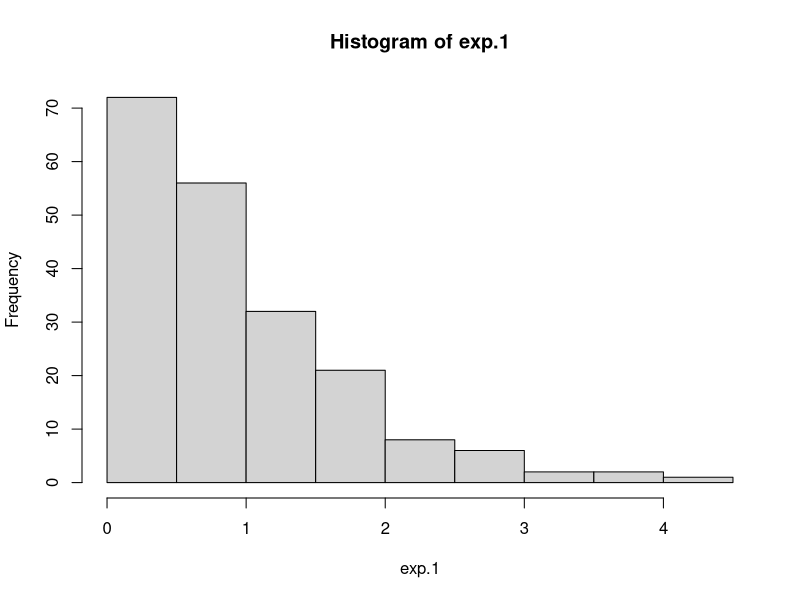
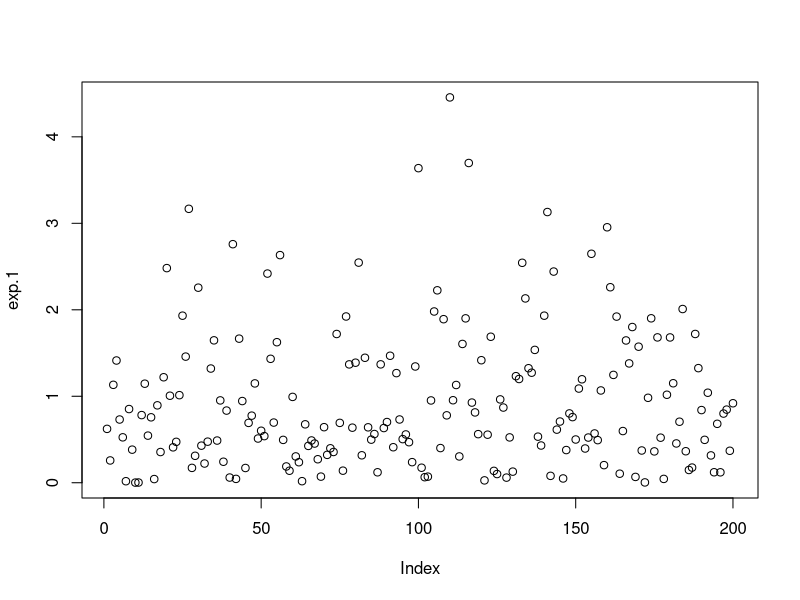
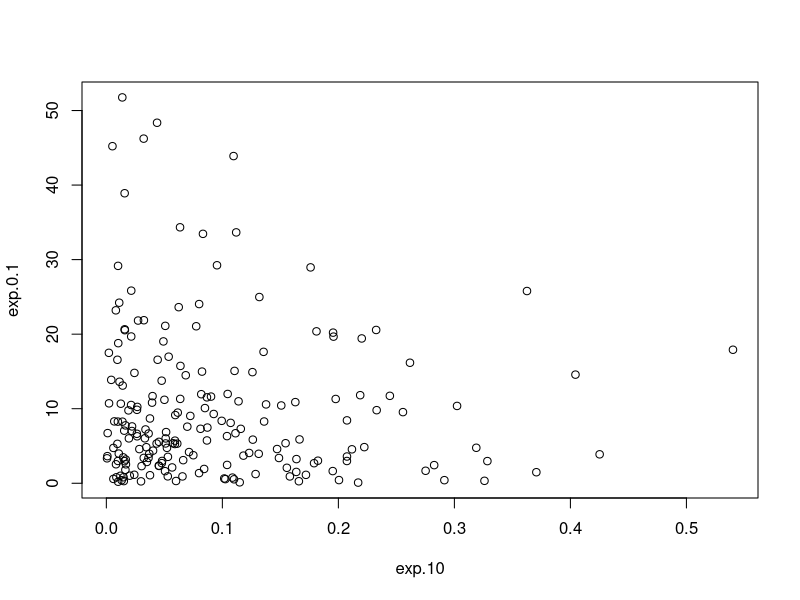
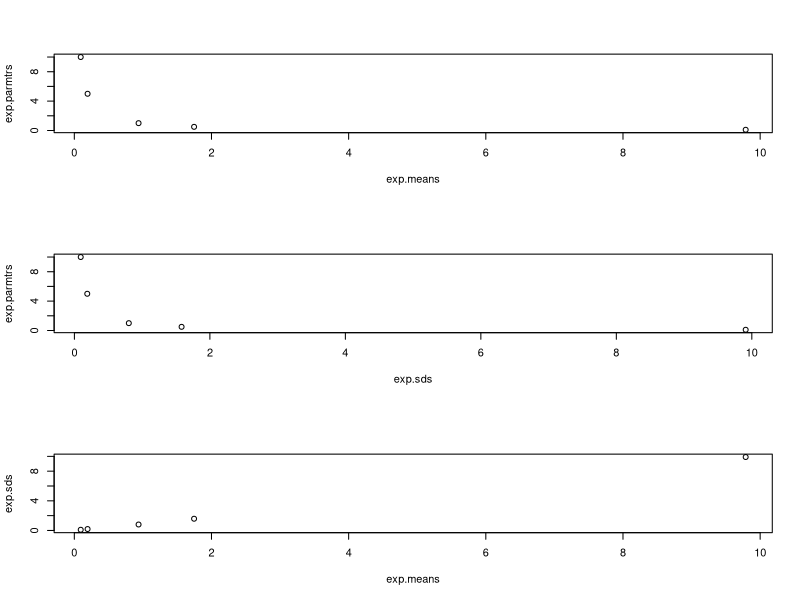
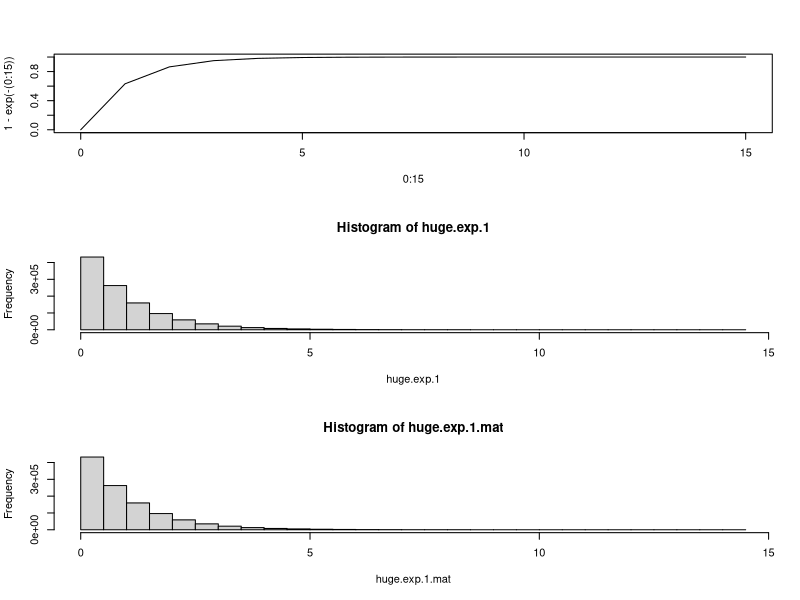
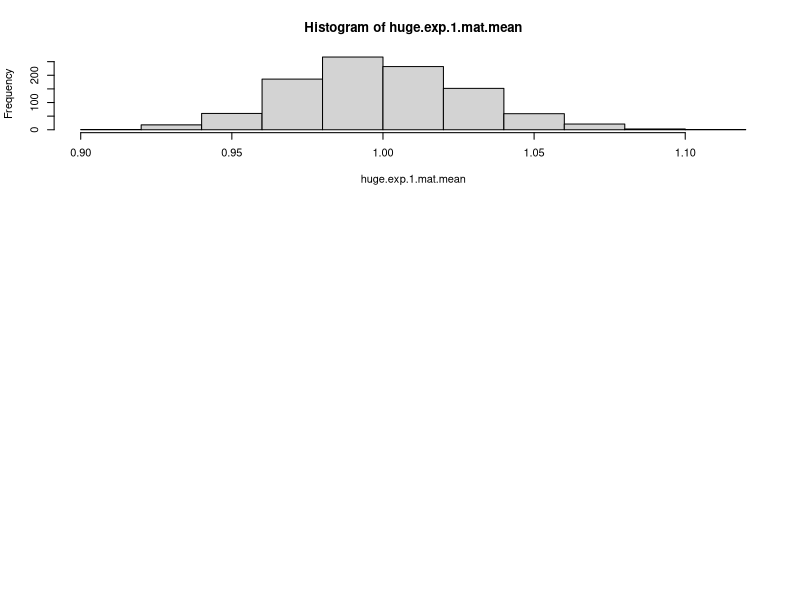

Write the R code that produced these figures, in order.
## ---- chunk 1
exp.1 <- rexp(n = 200)
mean(exp.1)
sd(exp.1)
## ---- chunk 2
exp.0.1 <- rexp(n = 200, rate = 0.1)
exp.0.5 <- rexp(n = 200, rate = 0.5)
exp.5 <- rexp(n = 200, rate = 5)
exp.10 <- rexp(n = 200, rate = 10)
## ---- chunk 3
hist(exp.1)
## ---- chunk 4
plot(exp.1)
## ---- chunk 5
plot(exp.10, exp.0.1)
## ---- chunk 6
exp.means <- c(mean(exp.1), mean(exp.0.1), mean(exp.0.5), mean(exp.5), mean(exp.10))
## ---- chunk 7
exp.parmtrs <- c(1, 0.1, 0.5, 5, 10)
exp.sds <- c(sd(exp.1), sd(exp.0.1), sd(exp.0.5), sd(exp.5), sd(exp.10))
## ---- chunk 8
par(mfrow = c(3, 1))
plot(exp.means, exp.parmtrs)
plot(exp.sds, exp.parmtrs)
plot(exp.means, exp.sds)
## ---- chunk 9
huge.exp.1 <- rexp(1100000)
huge.exp.1.mean <- mean(huge.exp.1)
huge.exp.1.sd <- sd(huge.exp.1)
## ---- chunk 10
plot(0:15, type = "l", 1 - exp(-(0:15)))
hist(huge.exp.1)
## ---- chunk 11
mean(huge.exp.1[huge.exp.1 > 1])
## ---- chunk 12
huge.exp.1.mat <- matrix(huge.exp.1, 1100, 1000)
hist(huge.exp.1.mat)
## ---- chunk 13
colMeans(huge.exp.1.mat)[137]
## ---- chunk 14
huge.exp.1.mat.mean <- colMeans(huge.exp.1.mat)
hist(huge.exp.1.mat.mean)
## ---- chunk 15
huge.exp.1.square <- huge.exp.1 ^ 2
huge.exp.1.square.mean <- mean(huge.exp.1.square)
huge.exp.1.square.sd <- sd(huge.exp.1.square)

huge.exp.1.square.mean - huge.exp.1.mean
huge.exp.1.square.sd - huge.exp.1.sd
